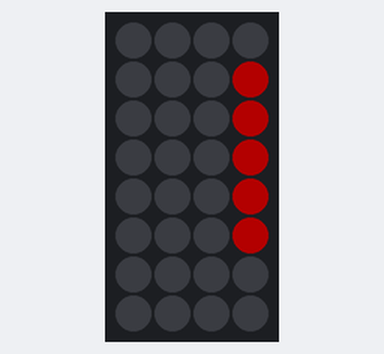
Simulated run of this sketch. Board: Arduino Uno, built with avr-gcc and run on an emulated ATmega328P. On the bench: 4×8 RGB LED matrix (first LED top left, wired row by row). Dim RGB values are drawn brighter than linear.

Above: at 0.19 s.
At 2.72 s:
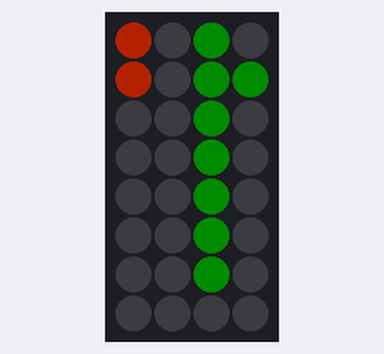
At 3.27 s:
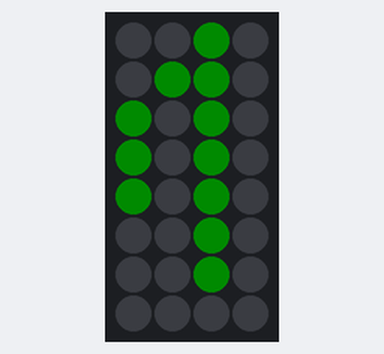
At 3.69 s:
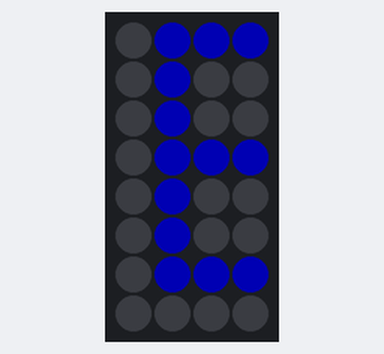
At 4.48 s:
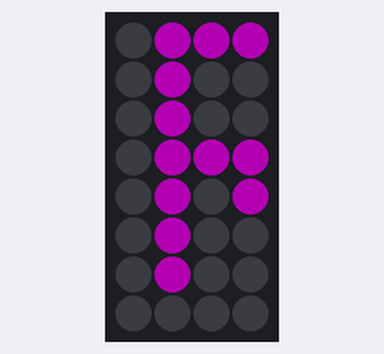
At 5.2 s:
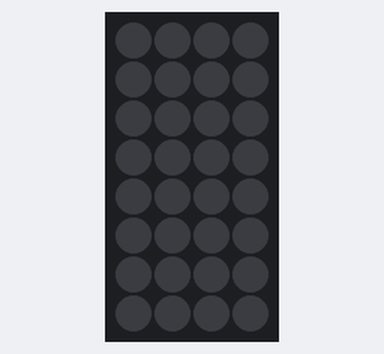

The sketch:

neopixelmatrix-pridemessage.ino
```cpp
// Adafruit_NeoMatrix example for single NeoPixel Shield.
// Scrolls 'Howdy' across the matrix in a portrait (vertical) orientation.

#include <Adafruit_GFX.h>
#include <Adafruit_NeoMatrix.h>
#include <Adafruit_NeoPixel.h>

#define PIN 6
#define SPEED 120
#define BRIGHTNESS 60

// MATRIX DECLARATION:
// Parameter 1 = width of NeoPixel matrix
// Parameter 2 = height of matrix
// Parameter 3 = pin number (most are valid)
// Parameter 4 = matrix layout flags, add together as needed:
//   NEO_MATRIX_TOP, NEO_MATRIX_BOTTOM, NEO_MATRIX_LEFT, NEO_MATRIX_RIGHT:
//     Position of the FIRST LED in the matrix; pick two, e.g.
//     NEO_MATRIX_TOP + NEO_MATRIX_LEFT for the top-left corner.
//   NEO_MATRIX_ROWS, NEO_MATRIX_COLUMNS: LEDs are arranged in horizontal
//     rows or in vertical columns, respectively; pick one or the other.
//   NEO_MATRIX_PROGRESSIVE, NEO_MATRIX_ZIGZAG: all rows/columns proceed
//     in the same order, or alternate lines reverse direction; pick one.
//   See example below for these values in action.
// Parameter 5 = pixel type flags, add together as needed:
//   NEO_KHZ800  800 KHz bitstream (most NeoPixel products w/WS2812 LEDs)
//   NEO_KHZ400  400 KHz (classic 'v1' (not v2) FLORA pixels, WS2811 drivers)
//   NEO_GRB     Pixels are wired for GRB bitstream (most NeoPixel products)
//   NEO_RGB     Pixels are wired for RGB bitstream (v1 FLORA pixels, not v2)


// Example for NeoPixel Shield.  In this application we'd like to use it
// as a 5x8 tall matrix, with the USB port positioned at the top of the
// Arduino.  When held that way, the first pixel is at the top right, and
// lines are arranged in columns, progressive order.  The shield uses
// 800 KHz (v2) pixels that expect GRB color data.
Adafruit_NeoMatrix matrix = Adafruit_NeoMatrix(4, 8, PIN,
  NEO_MATRIX_TOP     + NEO_MATRIX_RIGHT +
  NEO_MATRIX_COLUMNS + NEO_MATRIX_PROGRESSIVE,
  NEO_GRB            + NEO_KHZ800);

const uint16_t colors[] = {
    matrix.Color(255, 0, 0), //Red
    matrix.Color(255, 64, 0), //Orange
    matrix.Color(255, 128, 0),  //Yellow
    matrix.Color(0, 128, 0),  //Green
    matrix.Color(0, 0, 255),  //Blue
    matrix.Color(255, 0, 255)  //Purple
  };

const char phrase[] = "GAYMER";
#define PHRASE_LEN 6

void setup() {
  matrix.begin();
  matrix.setTextWrap(false);
  matrix.setBrightness(BRIGHTNESS);
  matrix.setTextColor(colors[0]);
}

int x = matrix.width();

void printPhrase() {
  for (int x = 0; x < PHRASE_LEN; x++) {
    matrix.setTextColor(colors[x%6]);
    matrix.write(phrase[x]);
  }
}

void loop() {
  matrix.fillScreen(0);
  matrix.setCursor(x, 0);
  printPhrase();
  if(--x < -PHRASE_LEN*7) {
    x = matrix.width();
  }
  matrix.show();
  delay(SPEED);
}
```

Measured:
- by itself, everything shown: repeats every 6.2 s, in 39 steps
- what the display in image 5 shows lasts 1.1 s, from 5.2 s to 6.3 s
